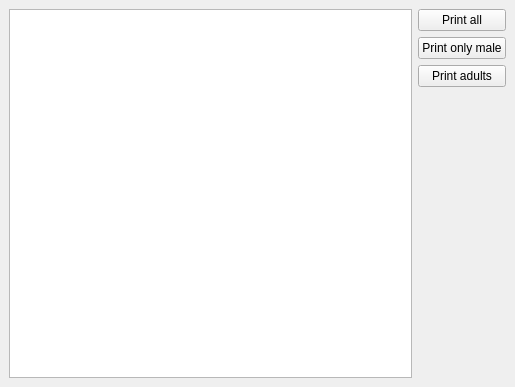
<?xml version="1.0" encoding="UTF-8"?>
<ui version="4.0">
 <class>MainWindow</class>
 <widget class="QMainWindow" name="MainWindow">
  <property name="geometry">
   <rect>
    <x>0</x>
    <y>0</y>
    <width>515</width>
    <height>387</height>
   </rect>
  </property>
  <property name="windowTitle">
   <string>RxCpp-Example</string>
  </property>
  <widget class="QWidget" name="centralwidget">
   <layout class="QGridLayout" name="gridLayout">
    <item row="0" column="0">
     <widget class="QTextEdit" name="textEdit"/>
    </item>
    <item row="0" column="1">
     <layout class="QVBoxLayout" name="verticalLayout">
      <item>
       <widget class="QPushButton" name="printAllButton">
        <property name="text">
         <string>Print all</string>
        </property>
       </widget>
      </item>
      <item>
       <widget class="QPushButton" name="printOnlyMaleButton">
        <property name="text">
         <string>Print only male</string>
        </property>
       </widget>
      </item>
      <item>
       <widget class="QPushButton" name="printAdultsButton">
        <property name="text">
         <string>Print adults</string>
        </property>
       </widget>
      </item>
      <item>
       <spacer name="verticalSpacer">
        <property name="orientation">
         <enum>Qt::Vertical</enum>
        </property>
        <property name="sizeHint" stdset="0">
         <size>
          <width>20</width>
          <height>40</height>
         </size>
        </property>
       </spacer>
      </item>
     </layout>
    </item>
   </layout>
  </widget>
 </widget>
 <resources/>
 <connections/>
</ui>
